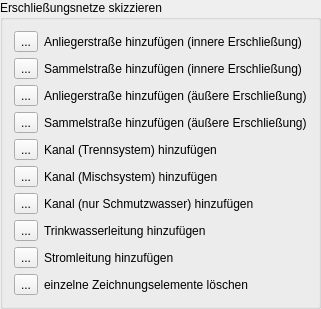
         <widget class="QGroupBox" name="groupBox_9">
          <property name="title">
           <string>Erschließungsnetze skizzieren</string>
          </property>
          <layout class="QGridLayout" name="gridLayout_14">
           <item row="4" column="5">
            <widget class="QLabel" name="label_44">
             <property name="text">
              <string>Sammelstraße hinzufügen (äußere Erschließung)</string>
             </property>
            </widget>
           </item>
           <item row="6" column="5">
            <widget class="QLabel" name="label_46">
             <property name="text">
              <string>Kanal (Mischsystem) hinzufügen</string>
             </property>
            </widget>
           </item>
           <item row="10" column="5">
            <widget class="QLabel" name="label_47">
             <property name="text">
              <string>einzelne Zeichnungselemente löschen</string>
             </property>
            </widget>
           </item>
           <item row="2" column="5">
            <widget class="QLabel" name="label_42">
             <property name="text">
              <string>Sammelstraße hinzufügen (innere Erschließung)</string>
             </property>
            </widget>
           </item>
           <item row="1" column="0">
            <widget class="QToolButton" name="toolButton_21">
             <property name="text">
              <string>...</string>
             </property>
            </widget>
           </item>
           <item row="1" column="5">
            <widget class="QLabel" name="label_41">
             <property name="text">
              <string>Anliegerstraße hinzufügen (innere Erschließung)</string>
             </property>
            </widget>
           </item>
           <item row="3" column="5">
            <widget class="QLabel" name="label_43">
             <property name="text">
              <string>Anliegerstraße hinzufügen (äußere Erschließung)</string>
             </property>
            </widget>
           </item>
           <item row="5" column="5">
            <widget class="QLabel" name="label_45">
             <property name="text">
              <string>Kanal (Trennsystem) hinzufügen</string>
             </property>
            </widget>
           </item>
           <item row="8" column="0">
            <widget class="QToolButton" name="toolButton_29">
             <property name="text">
              <string>...</string>
             </property>
            </widget>
           </item>
           <item row="9" column="0">
            <widget class="QToolButton" name="toolButton_30">
             <property name="text">
              <string>...</string>
             </property>
            </widget>
           </item>
           <item row="9" column="5">
            <widget class="QLabel" name="label_50">
             <property name="text">
              <string>Stromleitung hinzufügen</string>
             </property>
            </widget>
           </item>
           <item row="7" column="5">
            <widget class="QLabel" name="label_48">
             <property name="text">
              <string>Kanal (nur Schmutzwasser) hinzufügen</string>
             </property>
            </widget>
           </item>
           <item row="8" column="5">
            <widget class="QLabel" name="label_49">
             <property name="text">
              <string>Trinkwasserleitung hinzufügen</string>
             </property>
            </widget>
           </item>
           <item row="7" column="0">
            <widget class="QToolButton" name="toolButton_28">
             <property name="text">
              <string>...</string>
             </property>
            </widget>
           </item>
           <item row="2" column="0">
            <widget class="QToolButton" name="toolButton_22">
             <property name="text">
              <string>...</string>
             </property>
            </widget>
           </item>
           <item row="4" column="0">
            <widget class="QToolButton" name="toolButton_24">
             <property name="text">
              <string>...</string>
             </property>
            </widget>
           </item>
           <item row="5" column="0">
            <widget class="QToolButton" name="toolButton_25">
             <property name="text">
              <string>...</string>
             </property>
            </widget>
           </item>
           <item row="10" column="0">
            <widget class="QToolButton" name="toolButton_27">
             <property name="text">
              <string>...</string>
             </property>
            </widget>
           </item>
           <item row="6" column="0">
            <widget class="QToolButton" name="toolButton_26">
             <property name="text">
              <string>...</string>
             </property>
            </widget>
           </item>
           <item row="3" column="0">
            <widget class="QToolButton" name="toolButton_23">
             <property name="text">
              <string>...</string>
             </property>
            </widget>
           </item>
          </layout>
         </widget>
